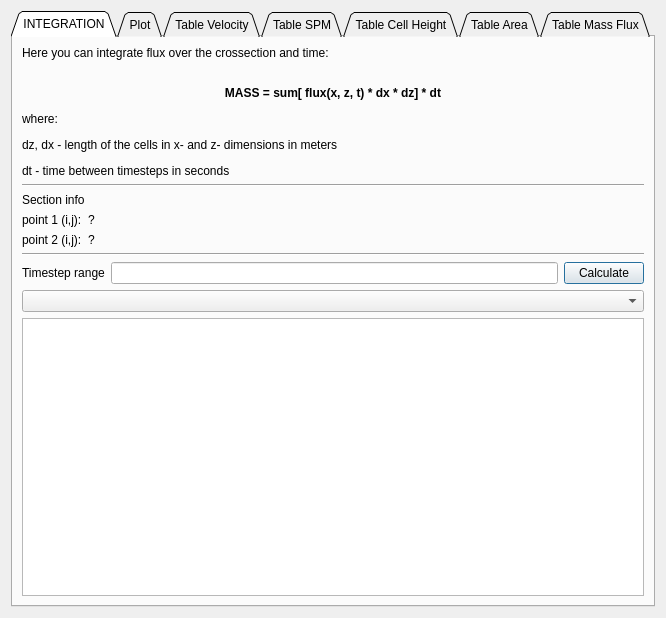
<?xml version="1.0" encoding="UTF-8"?>
<ui version="4.0">
 <class>Dialog</class>
 <widget class="QDialog" name="Dialog">
  <property name="geometry">
   <rect>
    <x>0</x>
    <y>0</y>
    <width>666</width>
    <height>618</height>
   </rect>
  </property>
  <property name="windowTitle">
   <string>Dialog</string>
  </property>
  <layout class="QGridLayout" name="gridLayout">
   <item row="0" column="0">
    <widget class="QTabWidget" name="tabWidget">
     <property name="tabShape">
      <enum>QTabWidget::Triangular</enum>
     </property>
     <property name="currentIndex">
      <number>0</number>
     </property>
     <property name="elideMode">
      <enum>Qt::ElideNone</enum>
     </property>
     <property name="documentMode">
      <bool>false</bool>
     </property>
     <property name="tabsClosable">
      <bool>false</bool>
     </property>
     <property name="movable">
      <bool>false</bool>
     </property>
     <widget class="QWidget" name="tab_7">
      <attribute name="title">
       <string>INTEGRATION</string>
      </attribute>
      <layout class="QGridLayout" name="gridLayout_8">
       <item row="0" column="0" colspan="4">
        <widget class="QLabel" name="label">
         <property name="text">
          <string>&lt;html&gt;&lt;head/&gt;&lt;body&gt;&lt;p&gt;Here you can integrate flux over the crossection and time:&lt;br/&gt;&lt;/p&gt;&lt;p align=&quot;center&quot;&gt;&lt;span style=&quot; font-weight:600;&quot;&gt;MASS = sum[ flux(x, z, t) * dx * dz] * dt&lt;/span&gt;&lt;/p&gt;&lt;p&gt;where:&lt;/p&gt;&lt;p&gt;dz, dx - length of the cells in x- and z- dimensions in meters&lt;/p&gt;&lt;p&gt;dt - time between timesteps in seconds&lt;/p&gt;&lt;/body&gt;&lt;/html&gt;</string>
         </property>
         <property name="wordWrap">
          <bool>true</bool>
         </property>
        </widget>
       </item>
       <item row="1" column="0" colspan="4">
        <widget class="Line" name="line">
         <property name="orientation">
          <enum>Qt::Horizontal</enum>
         </property>
        </widget>
       </item>
       <item row="2" column="0" colspan="2">
        <widget class="QLabel" name="label_3">
         <property name="text">
          <string>Section info</string>
         </property>
        </widget>
       </item>
       <item row="3" column="0">
        <widget class="QLabel" name="label_4">
         <property name="text">
          <string>point 1 (i,j):</string>
         </property>
        </widget>
       </item>
       <item row="3" column="1" colspan="2">
        <widget class="QLabel" name="label_point1">
         <property name="text">
          <string>?</string>
         </property>
        </widget>
       </item>
       <item row="4" column="0">
        <widget class="QLabel" name="label_5">
         <property name="text">
          <string>point 2 (i,j):</string>
         </property>
        </widget>
       </item>
       <item row="4" column="1" colspan="2">
        <widget class="QLabel" name="label_point2">
         <property name="text">
          <string>?</string>
         </property>
        </widget>
       </item>
       <item row="5" column="0" colspan="4">
        <widget class="Line" name="line_2">
         <property name="orientation">
          <enum>Qt::Horizontal</enum>
         </property>
        </widget>
       </item>
       <item row="6" column="0" colspan="2">
        <widget class="QLabel" name="label_2">
         <property name="text">
          <string>Timestep range</string>
         </property>
        </widget>
       </item>
       <item row="6" column="2">
        <widget class="QLineEdit" name="lineEdit"/>
       </item>
       <item row="6" column="3">
        <widget class="QPushButton" name="pushButton">
         <property name="text">
          <string>Calculate</string>
         </property>
        </widget>
       </item>
       <item row="7" column="0" colspan="4">
        <widget class="QComboBox" name="comboBox"/>
       </item>
       <item row="8" column="0" colspan="4">
        <widget class="QTextBrowser" name="textBrowser"/>
       </item>
      </layout>
     </widget>
     <widget class="QWidget" name="tab">
      <attribute name="title">
       <string>Plot</string>
      </attribute>
      <layout class="QGridLayout" name="gridLayout_2">
       <item row="0" column="0">
        <widget class="MatplotlibWidget" name="mplwidget"/>
       </item>
      </layout>
     </widget>
     <widget class="QWidget" name="tab_2">
      <attribute name="title">
       <string>Table Velocity</string>
      </attribute>
      <layout class="QGridLayout" name="gridLayout_3">
       <item row="0" column="0">
        <widget class="QTableView" name="tableView_1"/>
       </item>
      </layout>
     </widget>
     <widget class="QWidget" name="tab_3">
      <attribute name="title">
       <string>Table SPM</string>
      </attribute>
      <layout class="QGridLayout" name="gridLayout_4">
       <item row="0" column="0">
        <widget class="QTableView" name="tableView_2"/>
       </item>
      </layout>
     </widget>
     <widget class="QWidget" name="tab_4">
      <attribute name="title">
       <string>Table Cell Height</string>
      </attribute>
      <layout class="QGridLayout" name="gridLayout_5">
       <item row="0" column="0">
        <widget class="QTableView" name="tableView_3"/>
       </item>
      </layout>
     </widget>
     <widget class="QWidget" name="tab_5">
      <attribute name="title">
       <string>Table Area</string>
      </attribute>
      <layout class="QGridLayout" name="gridLayout_6">
       <item row="0" column="0">
        <widget class="QTableView" name="tableView_4"/>
       </item>
      </layout>
     </widget>
     <widget class="QWidget" name="tab_6">
      <attribute name="title">
       <string>Table Mass Flux</string>
      </attribute>
      <layout class="QGridLayout" name="gridLayout_7">
       <item row="0" column="0">
        <widget class="QTableView" name="tableView_5"/>
       </item>
      </layout>
     </widget>
    </widget>
   </item>
  </layout>
 </widget>
 <customwidgets>
  <customwidget>
   <class>MatplotlibWidget</class>
   <extends>QWidget</extends>
   <header>matplotlibwidget</header>
  </customwidget>
 </customwidgets>
 <resources/>
 <connections/>
</ui>
